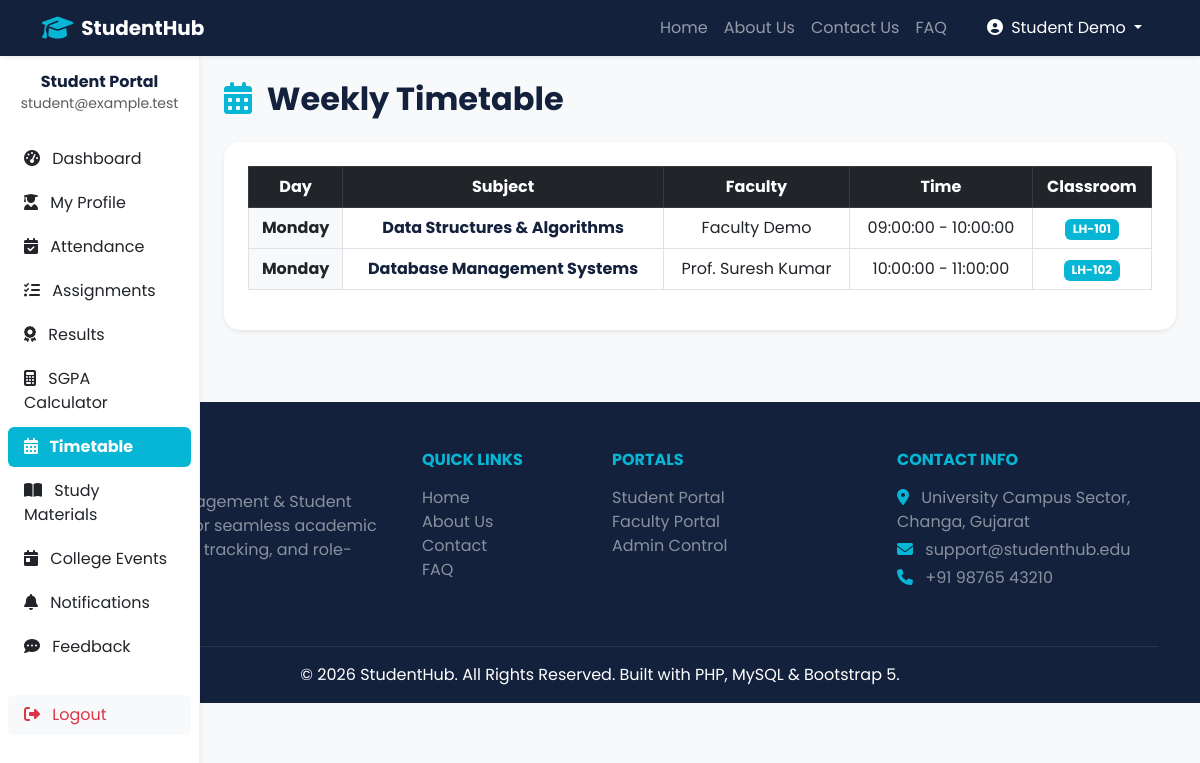
/dashboard/timetable.php (signed in), run on the app's committed database.
### tables this page shows
CREATE TABLE timetable (
    id INT AUTO_INCREMENT PRIMARY KEY,
    semester INT NOT NULL,
    day_of_week VARCHAR(20) NOT NULL,
    subject_name VARCHAR(100) NOT NULL,
    faculty_name VARCHAR(100) NOT NULL,
    classroom VARCHAR(50) NOT NULL,
    start_time TIME NOT NULL,
    end_time TIME NOT NULL
);

### dashboard/timetable.php (the view, shortened to what this page needs)
<?php
require_once '../config/db.php';
$user_id = $_SESSION['user_id'];
$stmt = $pdo->prepare("SELECT semester FROM students WHERE user_id = ?");
$stmt->execute([$user_id]);
$student = $stmt->fetch();
$semester = $student['semester'] ?? 1;
$stmt = $pdo->prepare("SELECT * FROM timetable WHERE semester = ? ORDER BY FIELD(day_of_week, 'Monday', 'Tuesday', 'Wednesday', 'Thursday', 'Friday', 'Saturday'), start_time");
$stmt->execute([$semester]);
$timetable = $stmt->fetchAll();
require_once '../includes/header.php';
?>
<div class="container-fluid">
    <div class="row">
        <?php include '../includes/sidebar.php'; ?>
        <main class="col-md-9 ms-sm-auto col-lg-10 px-md-4 py-4">
            <h2 class="fw-bold text-navy mb-4"><i class="fas fa-calendar-alt text-cyan me-2"></i> Weekly Timetable</h2>
            <div class="card border-0 shadow-sm rounded-4 p-4">
                <div class="table-responsive">
                    <table class="table table-bordered align-middle text-center">
                        <thead class="table-dark bg-navy">
                            <tr>
                                <th>Day</th>
                                <th>Subject</th>
                                <th>Faculty</th>
                                <th>Time</th>
                                <th>Classroom</th>
                            </tr>
                        </thead>
                        <tbody>
                            <?php if(empty($timetable)): ?>
                                <tr><td colspan="5" class="text-center text-muted py-4">No timetable scheduled for your semester.</td></tr>
                            <?php else: ?>
                                <?php foreach($timetable as $t): ?>
                                <tr>
                                    <td class="fw-bold bg-light"><?= htmlspecialchars($t['day_of_week']) ?></td>
                                    <td class="fw-bold text-navy"><?= htmlspecialchars($t['subject_name']) ?></td>
                                    <td><?= htmlspecialchars($t['faculty_name']) ?></td>
                                    <td><?= $t['start_time'] ?> - <?= $t['end_time'] ?></td>
                                    <td><span class="badge bg-cyan text-white"><?= htmlspecialchars($t['classroom']) ?></span></td>
                                </tr>
                                <?php endforeach; ?>
                            <?php endif; ?>
                        </tbody>
                    </table>
                </div>
            </div>
        </main>
    </div>
</div>
<?php require_once '../includes/footer.php'; ?>

### assets/css/style.css (style rules this page uses)
:root { --navy: #14213D; --royal-blue: #2563EB; --cyan: #06B6D4; --light-grey: #F8FAFC; }
body { font-family: 'Poppins', sans-serif; background-color: var(--light-grey); color: var(--navy); }
.bg-navy { background-color: var(--navy) !important; }
.text-navy { color: var(--navy) !important; }
.bg-cyan { background-color: var(--cyan) !important; }
.text-cyan { color: var(--cyan) !important; }

### data on the page
timetable: day_of_week "Monday", subject_name "Data Structures & Algorithms", faculty_name "Faculty Demo", start_time "09:00:00", end_time "10:00:00", classroom "LH-101"
timetable: day_of_week "Monday", subject_name "Database Management Systems", faculty_name "Prof. Suresh Kumar", start_time "10:00:00", end_time "11:00:00", classroom "LH-102"

### other printed values
SITE_NAME "StudentHub"
$_SESSION['name'] "Student Demo"
$_SESSION['email'] "student@example.test"
